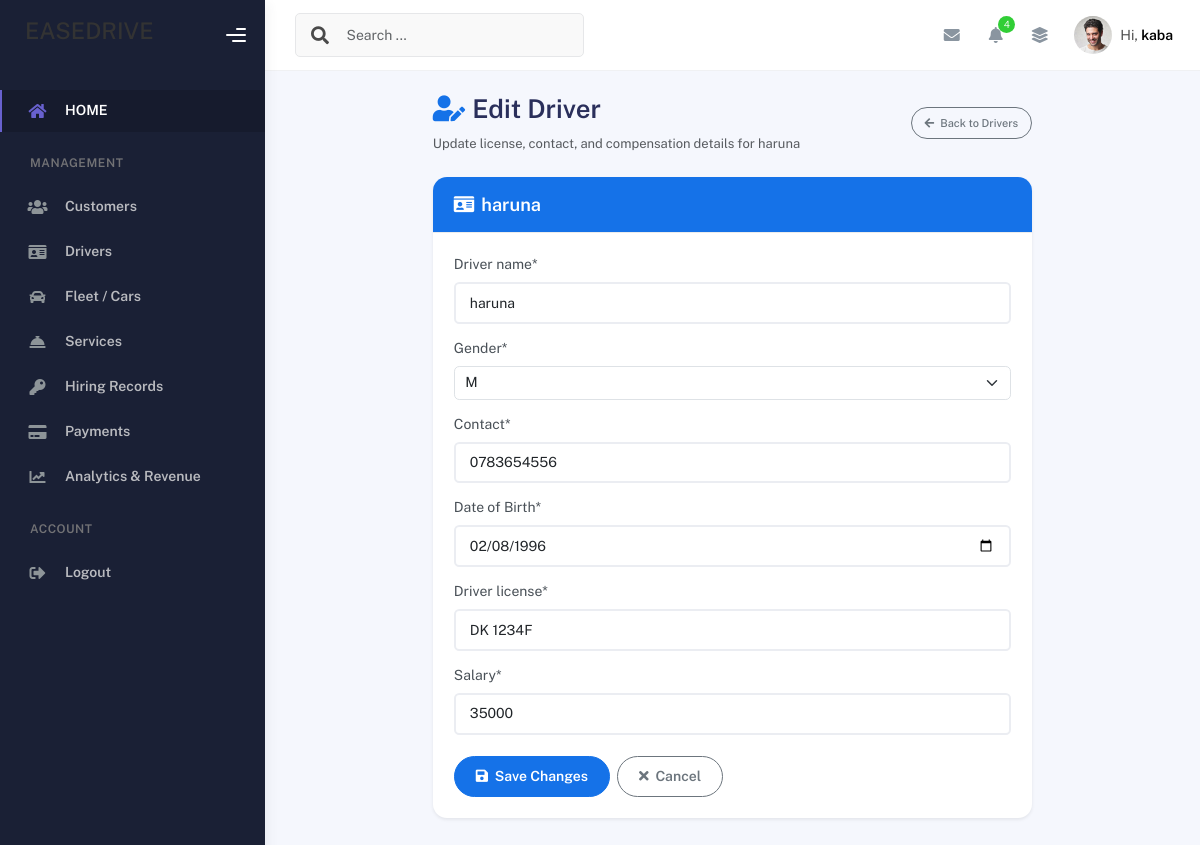
/edit_driver/1/ (signed in), run on the app's committed database.
### carapplication/models.py (models this page shows, shortened)
class Driver(models.Model):
    name = models.CharField(max_length=30, verbose_name="driver name")
    gender = models.CharField(choices=GENDER_OPTIONS)
    contact = models.CharField(max_length=10)
    Date_of_birth = models.DateField(verbose_name="Date of Birth")
    driver_license = models.CharField(max_length=8, null=True)
    salary = models.IntegerField()
    @property
    def date_of_birth(self):
        return self.Date_of_birth

### carapplication/views.py (the view)
# urls.py: path("edit_driver/<int:driver_id>/", edit_driver_view, name="edit_driver"),
@admin_required
def edit_driver_view(request, driver_id):
    message = ''
    driver = get_object_or_404(Driver, id=driver_id)
    if request.method == "POST":
        post_data = request.POST.copy()
        if 'date_of_birth' in post_data and 'Date_of_birth' not in post_data:
            post_data['Date_of_birth'] = post_data['date_of_birth']
        driver_form = DriverForm(post_data, instance=driver)
        if driver_form.is_valid():
            driver_form.save()
            return redirect(request.META.get('HTTP_REFERER') or 'add_driver')
        else:
            message = 'form has invalid data'
    else:
        driver_form = DriverForm(instance=driver)
    context = {
        "form": driver_form,
        "msg": message,
        "driver": driver
    }
    return render(request, "edit_driver.html", context)

### carapplication/forms.py
class DriverForm(ModelForm):
    class Meta:
        model = Driver
        fields = '__all__'
        widgets = {
            'Date_of_birth': forms.DateInput(attrs={'type': 'date', 'class': 'form-control'}),
        }

### carapplication/views.py (called while the page is built)
def admin_required(view_func):
    @wraps(view_func)
    def _wrapped_view(request, *args, **kwargs):
        if not request.user.is_authenticated:
            return redirect('login_page')
        is_admin = (
            request.user.is_superuser or
            request.user.is_staff or
            (hasattr(request.user, 'profile') and request.user.profile.role == 'admin')
        )
        if not is_admin:
            return redirect('customer_dashboard')
        return view_func(request, *args, **kwargs)
    return _wrapped_view

### carapplication/templates/edit_driver.html (shortened to what this page needs)
{% extends './base.html' %}
{% load crispy_forms_tags %}
{% block content %}
<div class="container py-4">
    <div class="row justify-content-center">
        <div class="col-lg-8">
            <div class="d-flex justify-content-between align-items-center mb-4">
                <div>
                    <h2 class="fw-bold mb-1"><i class="fas fa-user-edit text-primary me-2"></i>Edit Driver</h2>
                    <p class="text-muted small mb-0">Update license, contact, and compensation details for {{ driver.name }}</p>
                </div>
                <a href="{% url 'add_driver' %}" class="btn btn-outline-secondary btn-sm rounded-pill">
                    <i class="fas fa-arrow-left me-1"></i> Back to Drivers
                </a>
            </div>
            <div class="card shadow-sm border-0 rounded-4">
                <div class="card-header bg-primary text-white py-3 px-4 rounded-top-4">
                    <h5 class="mb-0 fw-bold"><i class="fas fa-id-card me-2"></i>{{ driver.name }}</h5>
                </div>
                <div class="card-body p-4">
                    <form method="post">
                        {{ form|crispy }}
                        <div class="d-flex gap-2 mt-4">
                            <button type="submit" class="btn btn-primary px-4 rounded-pill fw-semibold">
                                <i class="fas fa-save me-1"></i> Save Changes
                            </button>
                            <a href="{% url 'add_driver' %}" class="btn btn-outline-secondary px-4 rounded-pill fw-semibold">
                                <i class="fas fa-times me-1"></i> Cancel
                            </a>
                        </div>
                    </form>
                </div>
            </div>
        </div>
    </div>
</div>
{% endblock content %}

### carapplication/templates/base.html (shortened to what this page needs)
<!DOCTYPE html>
<html lang="en">
    {% load static %}
  <head>
        <link rel="stylesheet" href="https://cdnjs.cloudflare.com/ajax/libs/font-awesome/6.5.1/css/all.min.css" />
        <link rel="stylesheet" href="{% static 'assets/css/bootstrap.min.css' %}" />
        <link rel="stylesheet" href="{% static 'assets/css/plugins.min.css' %}" />
        <link rel="stylesheet" href="{% static 'assets/css/kaiadmin.min.css' %}" />
        <link rel="stylesheet" href="{% static 'assets/css/demo.css' %} " />
  </head>
    <body>
        <div class="wrapper">
      <div class="sidebar" data-background-color="dark">
        <div class="sidebar-logo">
          <div class="logo-header" data-background-color="dark">
           <h3>EASEDRIVE</h3>
            <div class="nav-toggle">
              <button class="btn btn-toggle toggle-sidebar">
                <i class="gg-menu-right"></i>
              </button>
            </div>
          </div>
        </div>
        <div class="sidebar-wrapper scrollbar scrollbar-inner">
          <div class="sidebar-content">
            <ul class="nav nav-secondary">
              <li class="nav-item active">
                <a href="{% url 'index_page' %}">
                  <i class="fas fa-home"></i>
                  <p>HOME</p>
                </a>
              </li>
              {% if user.is_authenticated and user.profile.role == 'admin' or user.is_superuser %}
              <li class="nav-section">
                <h4 class="text-section">Management</h4>
              </li>
              <li class="nav-item">
                <a href="{% url 'add_customer' %}">
                  <i class="fas fa-users"></i>
                  <p>Customers</p>
                </a>
              </li>
              <li class="nav-item">
                <a href="{% url 'add_driver' %}">
                  <i class="fas fa-id-card"></i>
                  <p>Drivers</p>
                </a>
              </li>
              <li class="nav-item">
                <a href="{% url 'add_car' %}">
                  <i class="fas fa-car"></i>
                  <p>Fleet / Cars</p>
                </a>
              </li>
              <li class="nav-item">
                <a href="{% url 'add_service' %}">
                  <i class="fas fa-concierge-bell"></i>
                  <p>Services</p>
                </a>
              </li>
              <li class="nav-item">
                <a href="{% url 'add_hiring' %}">
                  <i class="fas fa-key"></i>
                  <p>Hiring Records</p>
                </a>
              </li>
              <li class="nav-item">
                <a href="{% url 'add_payment' %}">
                  <i class="fas fa-credit-card"></i>
                  <p>Payments</p>
                </a>
              </li>
              <li class="nav-item">
                <a href="{% url 'admin_analytics' %}">
                  <i class="fas fa-chart-line"></i>
                  <p>Analytics & Revenue</p>
                </a>
              </li>
              {% endif %}
              {% if user.is_authenticated %}
              <li class="nav-section">
                <h4 class="text-section">Account</h4>
              </li>
              <li class="nav-item">
                <a href="{% url 'logout_page' %}">
                  <i class="fas fa-sign-out-alt"></i>
                  <p>Logout</p>
                </a>
              </li>
              {% endif %}
            </ul>
          </div>
        </div>
      </div>
      <div class="main-panel">
        <div class="main-header">
          <nav
            class="navbar navbar-header navbar-header-transparent navbar-expand-lg border-bottom"
          >
            <div class="container-fluid">
              <nav
                class="navbar navbar-header-left navbar-expand-lg navbar-form nav-search p-0 d-none d-lg-flex"
              >
                <div class="input-group">
                  <div class="input-group-prepend">
                    <button type="submit" class="btn btn-search pe-1">
                      <i class="fa fa-search search-icon"></i>
                    </button>
                  </div>
                  <input
                    type="text"
                    placeholder="Search ..."
                    class="form-control"
                  />
                </div>
              </nav>
              <ul class="navbar-nav topbar-nav ms-md-auto align-items-center">
                <li class="nav-item topbar-icon dropdown hidden-caret">
                  <a
                    class="nav-link dropdown-toggle"
                    href="#"
                    id="messageDropdown"
                    role="button"
                    data-bs-toggle="dropdown"
                    aria-haspopup="true"
                    aria-expanded="false"
                  >
                    <i class="fa fa-envelope"></i>
                  </a>
                </li>
                <li class="nav-item topbar-icon dropdown hidden-caret">
                  <a
                    class="nav-link dropdown-toggle"
                    href="#"
                    id="notifDropdown"
                    role="button"
                    data-bs-toggle="dropdown"
                    aria-haspopup="true"
                    aria-expanded="false"
                  >
                    <i class="fa fa-bell"></i>
                    <span class="notification">4</span>
                  </a>
                </li>
                <li class="nav-item topbar-icon dropdown hidden-caret">
                  <a
                    class="nav-link"
                    data-bs-toggle="dropdown"
                    href="#"
                    aria-expanded="false"
                  >
                    <i class="fas fa-layer-group"></i>
                  </a>
                </li>
                <li class="nav-item topbar-user dropdown hidden-caret">
                  <a
                    class="dropdown-toggle profile-pic"
                    data-bs-toggle="dropdown"
                    href="#"
                    aria-expanded="false"
                  >
                    <div class="avatar-sm">
                      <img
                        src="{% static 'assets/img/profile.jpg' %}"
                        alt="..."
                        class="avatar-img rounded-circle"
                      />
                    </div>
                    <span class="profile-username">
                      <span class="op-7">Hi,</span>
                      <span class="fw-bold">{% if user.is_authenticated %}{{ user.first_name|default:user.username }}{% else %}Guest{% endif %}</span>
                    </span>
                  </a>
                </li>
              </ul>
            </div>
          </nav>
        </div>
        <div class="container">
            {% block content %}
            {% endblock content %}
        </div>
      </div>
    </div>
    </body>
</html>

### data on the page
Driver: name "haruna", gender "M", contact "0783654556", Date_of_birth "02/08/1996", driver_license "DK 1234F", salary "35000"

### other printed values
{{ user.first_name|default:user.username }} "kaba"
